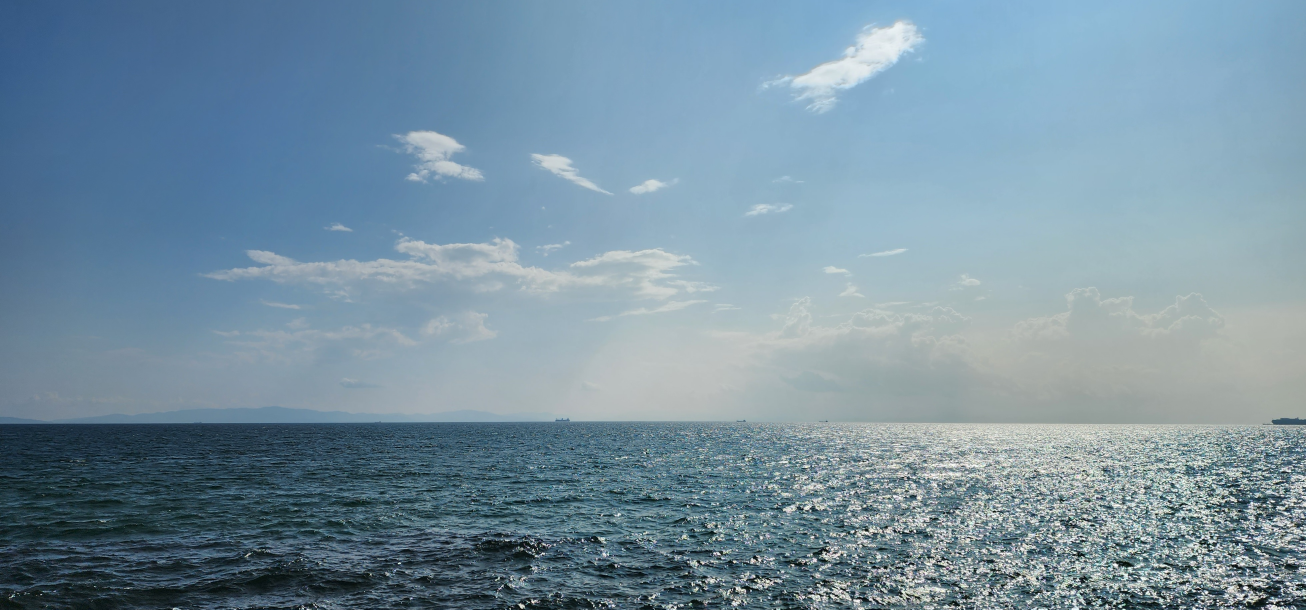
#> input picture app/image1.jpg, 3917 x 1829 px (shown at 1/3 size)
$ python processImage.py image1.jpg image2.jpg out.png
#> lines starting #> are read from the running program, lines starting #| are printed output that depends on the picture; after the words box and inside, x2 and y2 are one past the last pixel; in counts of white or black regions, pixels touching at a corner belong together
import os
import cv2
import sys

if len(sys.argv) != 4:
  print(f"Usage: {sys.argv[0]} <input_image1> <input_image2> <output_image>")
  exit()

image1_path = sys.argv[1]
image2_path = sys.argv[2]
output_path = sys.argv[3]

img1 = cv2.imread(image1_path, cv2.IMREAD_GRAYSCALE)
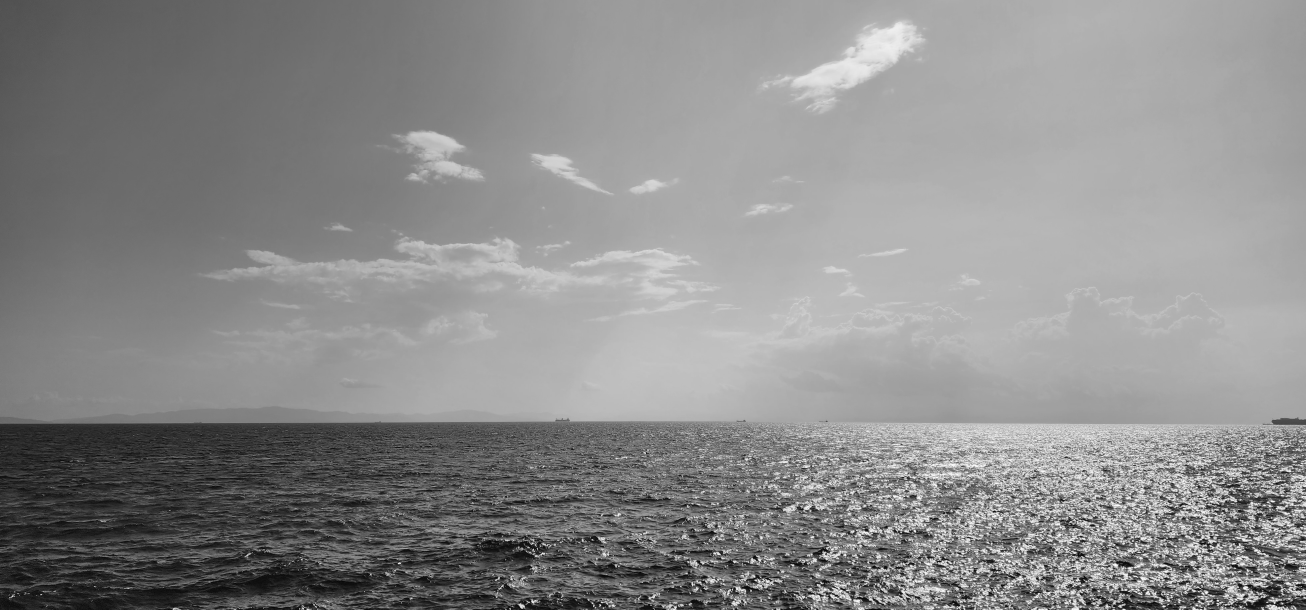
#> img1: shape (1829, 3917) (shown at 1/3 size); min 0, max 255, mean 139.2
img2 = cv2.imread(image2_path, cv2.IMREAD_GRAYSCALE)
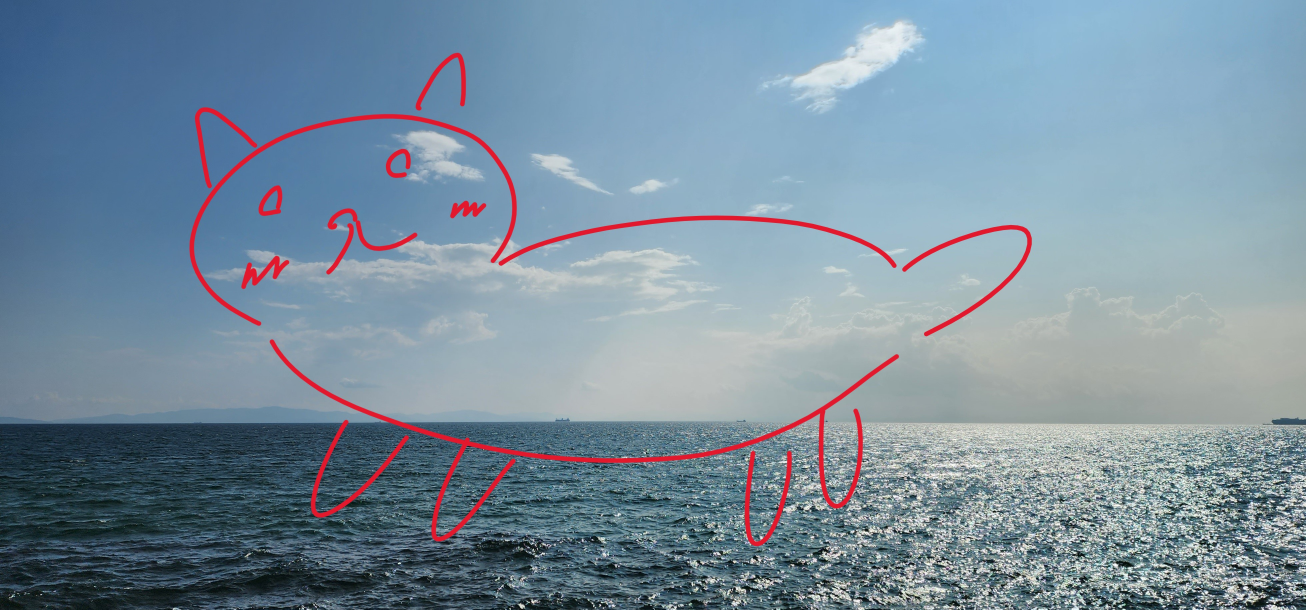
#> input picture app/image2.jpg, 3917 x 1829 px (shown at 1/3 size)
#> img2: shape (1829, 3917); min 0, max 255, mean 138.2

if img1 is None or img2 is None:
  print("Cannot read image file.")
  exit()

# ファイルの縦横の画素数が異なる場合の処理
# if img1.shape != img2.shape:
#     print("Error: The sizes of the two images do not match.")
#     exit()
if img1.shape != img2.shape:
  img2 = cv2.resize(img2, (img1.shape[1], img1.shape[0]))

# 差分画像を計算
diff = cv2.absdiff(img1, img2)
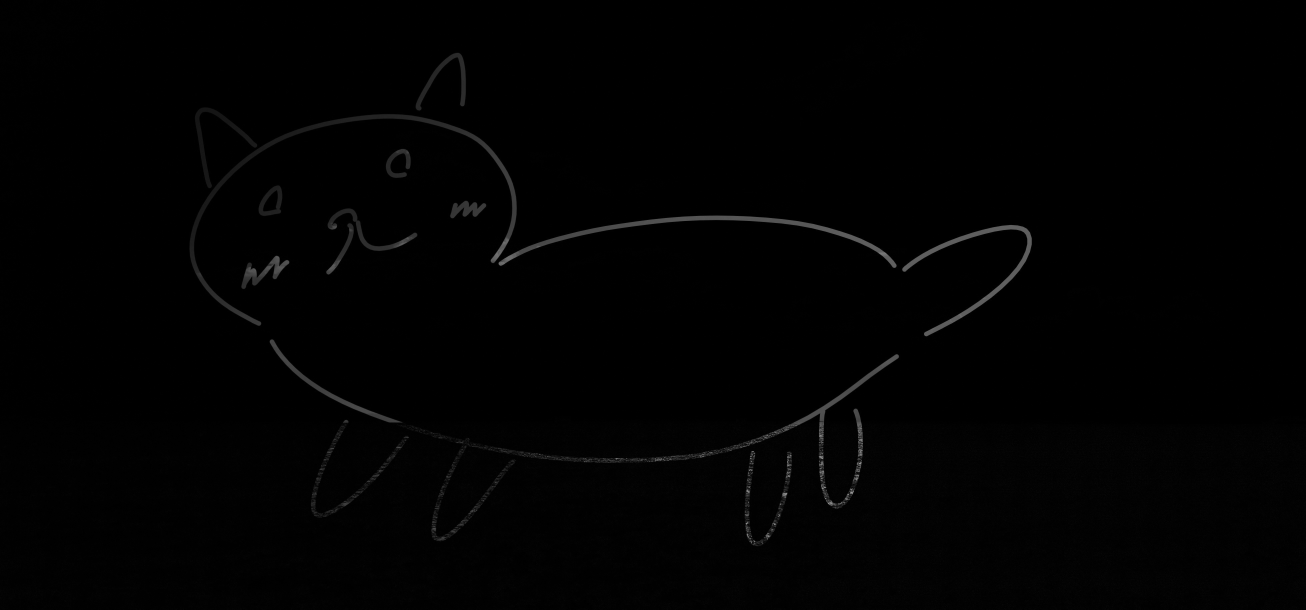
#> diff: shape (1829, 3917) (shown at 1/3 size); min 0, max 173, mean 1.8

# 差分画像を閾値処理 (見やすくするため)
_, thresh = cv2.threshold(diff, 10, 255, cv2.THRESH_BINARY)
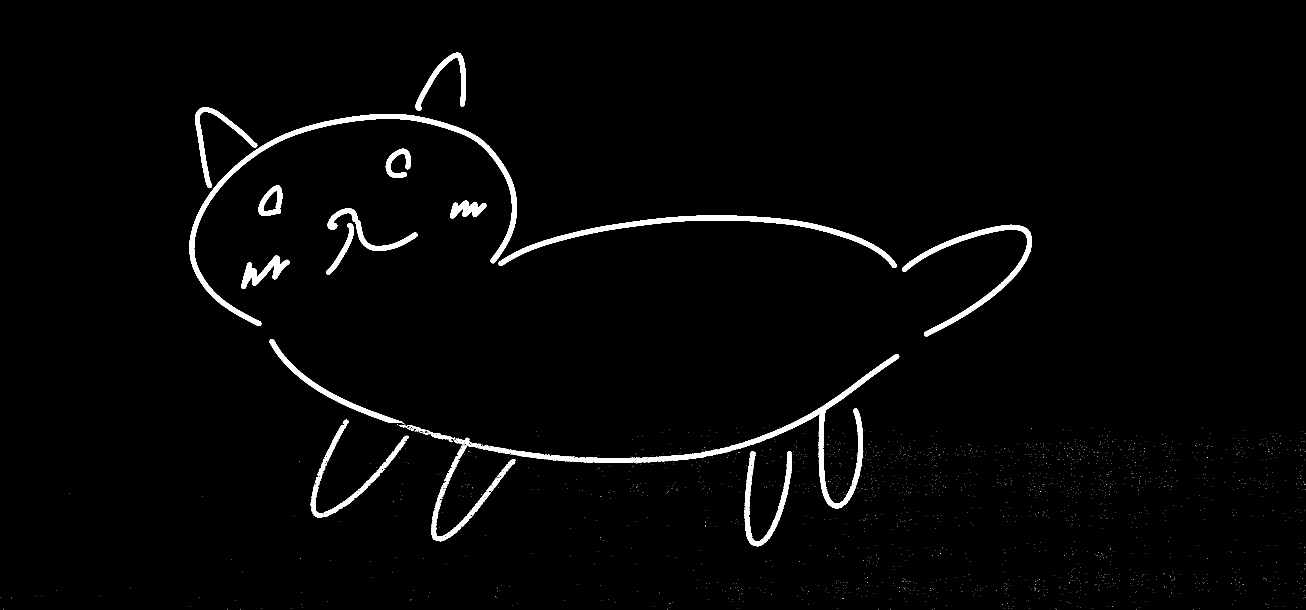
#> thresh: shape (1829, 3917) (shown at 1/3 size); 2.1% white; 1998 white regions (1955 under 20 px), largest, box (x1, y1, x2, y2) and area: (1362, 1062, 2698, 1526) 26074, (568, 342, 1551, 978) 25969, (1495, 646, 2690, 804) 18063

# 差分画像を保存
cv2.imwrite(output_path, thresh)

print(f"Image processing is successfully done. Output image is saved as '{output_path}'.")
